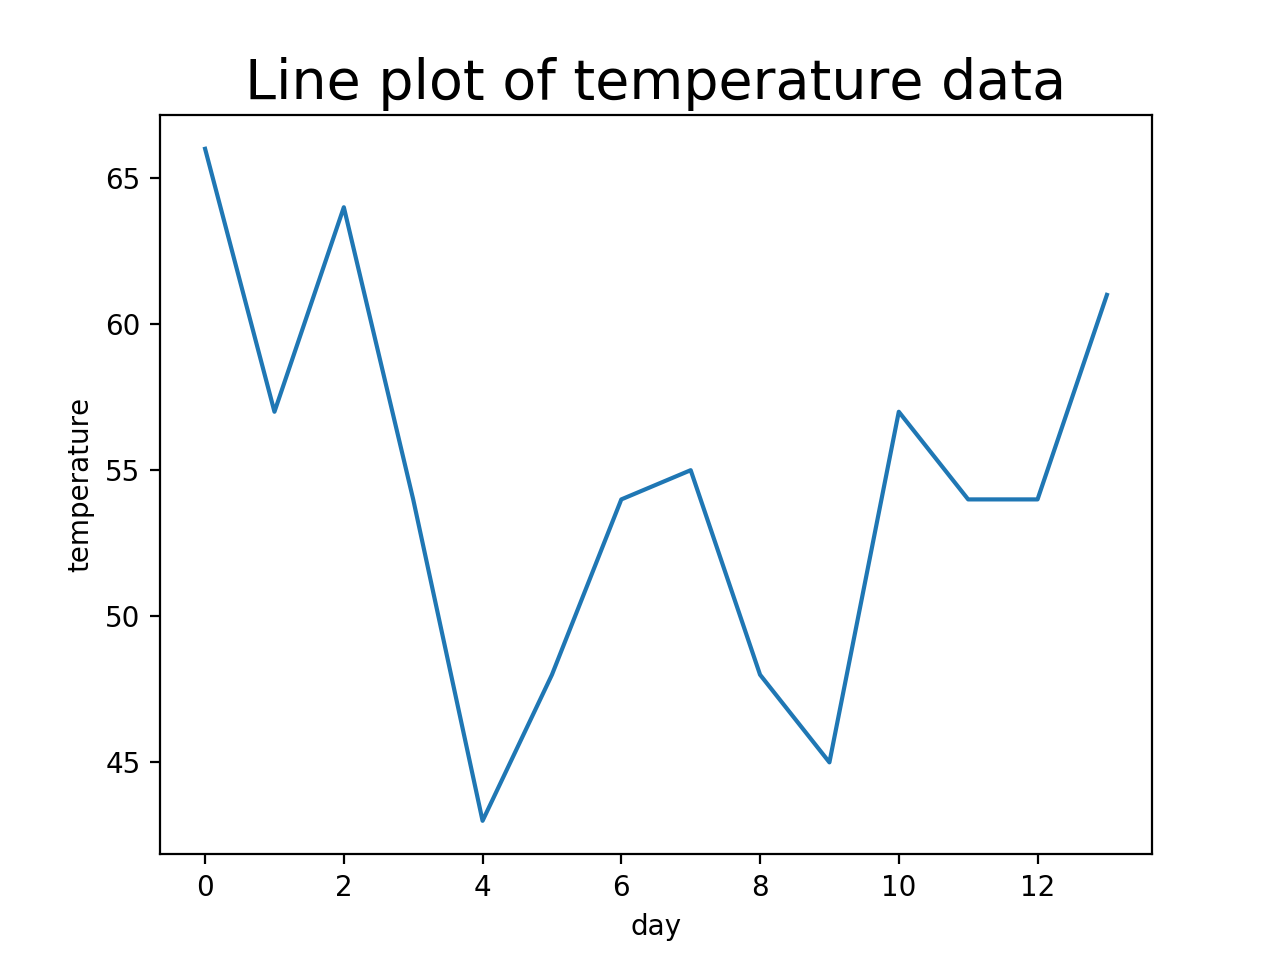

Write Python code to recreate this figure.
import matplotlib.pyplot as plt
import pandas as pd

### FROM STEP 1
temperatures = [66, 57, 64, 54, 43, 48, 54, 55, 48, 45, 57, 54, 54, 61]
temperatures_df = pd.DataFrame(temperatures, columns=["temperature"])

### STEP 3
plt.plot(temperatures_df["temperature"])
plt.title("Line plot of temperature data", fontsize=20)
plt.xlabel("day")
plt.ylabel("temperature")
plt.show()
